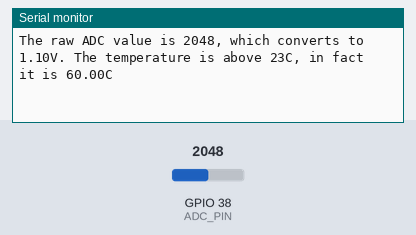
This sketch was run on a simulated ESP32. On the bench: the last lines printed to the serial monitor. The inputs (shaded band) are chosen by the test bench; at power-on: GPIO 38 (ADC_PIN) = 2048 (analog values on the 0–4095 scale).

Above: at 1.9 s.
2.0 s: GPIO 38 (ADC_PIN) set to 1397
At 3.0 s:
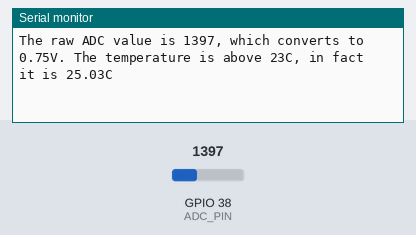
3.5 s: GPIO 38 (ADC_PIN) set to 1329
At 5.0 s:
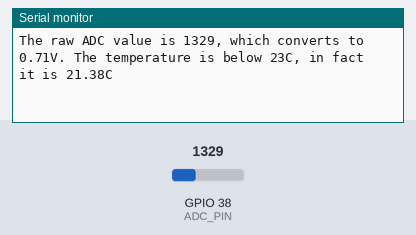

Measured:
- the behaviour switches between 1360 and 1359 on GPIO 38 (ADC_PIN) (found by bisection; images 1 and 2)
- after the input at 2.0 s, the serial monitor: prints a new line after 0.16 s (image 1)
- after the input at 3.5 s, the serial monitor: prints a new line after 0.76 s (image 2)

The sketch:

lab1.1.ino
```cpp
#define ADC_PIN A2 // Using Pin A2 as requested

void setup() {
  Serial.begin(115200);

  // Set ADC to 12-bit resolution as requested
  analogReadResolution(12);
}

void loop() {
  // Set attenuation to 6 dB at the beginning of the loop
  analogSetPinAttenuation(ADC_PIN, ADC_6db);
  delay(50); // Stabilization delay

  // Read the raw ADC value
  int rawADC = analogRead(ADC_PIN);

  // Calculate voltage in Volts (V)
  // 3.3V reference / 4096 (12-bit)
  float voltage = (rawADC * 2.2) / 4096.0;

  // Calculate temperature in Celsius
  // (Voltage in mV - 500mV offset) / 10mV per degree
  float tempC = ( (voltage * 1000.0) - 500.0 ) / 10.0;

  // Print the required string
  Serial.print("The raw ADC value is ");
  Serial.print(rawADC);
  Serial.print(", which converts to ");
  Serial.print(voltage);
  Serial.print("V. The temperature is ");

  // Threshold logic for 23C
  if (tempC > 23.0) {
    Serial.print("above");
  } else {
    Serial.print("below");
  }

  Serial.print(" 23C, in fact it is ");
  Serial.print(tempC);
  Serial.println("C");

  delay(1000); // Wait 1 second between reads
}
```
